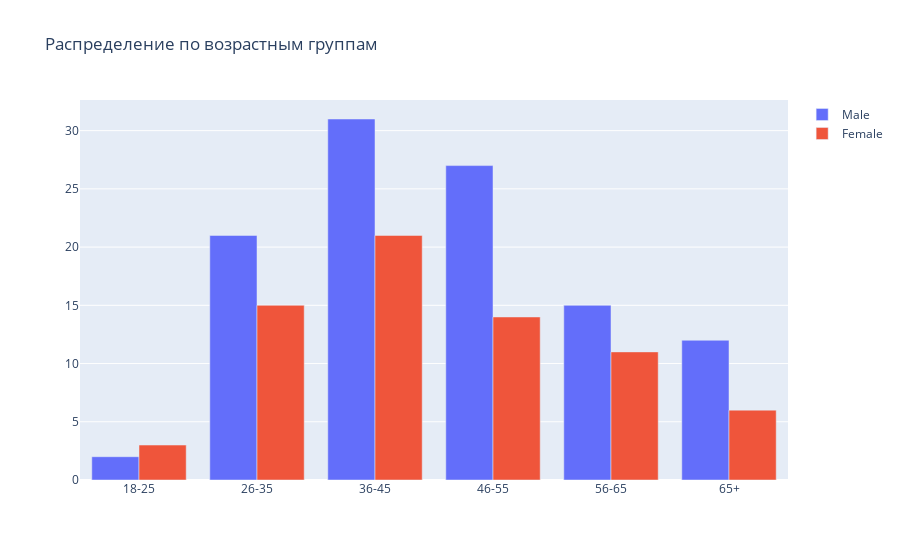

This figure's notebook cell:
### Markdown cell above
Для оценки одного категориального признака в разрезе другого нам может подойти bar chart.

### Code cell
from plotly.offline import init_notebook_mode, iplot
import plotly
import plotly.graph_objs as go

init_notebook_mode(connected=True)

df_temp = df.pivot_table(index='age_interval', columns='gender', values='id', aggfunc='count')

trace0 = go.Bar(
    x=df_temp.index,
    y=df_temp.M,
    name='Male',
    orientation = 'v'
)

trace1 = go.Bar(
    x=df_temp.index,
    y=df_temp.F,
    name='Female',
    orientation = 'v'
)

data = [trace0, trace1]
layout = {'title': 'Распределение по возрастным группам'}

fig = go.Figure(data=data, layout=layout)

iplot(fig, show_link=False)

### Figure 1 — Plotly figure (JSON) as saved in the notebook; plotly's stock layout.template omitted (floating-point values rounded to 4 significant figures)
{"data": [{"name": "Male", "orientation": "v", "type": "bar", "x": ["18-25", "26-35", "36-45", "46-55", "56-65", "65+"], "y": [2, 21, 31, 27, 15, 12]}, {"name": "Female", "orientation": "v", "type": "bar", "x": ["18-25", "26-35", "36-45", "46-55", "56-65", "65+"], "y": [3, 15, 21, 14, 11, 6]}], "layout": {"title": {"text": "Распределение по возрастным группам"}}}
